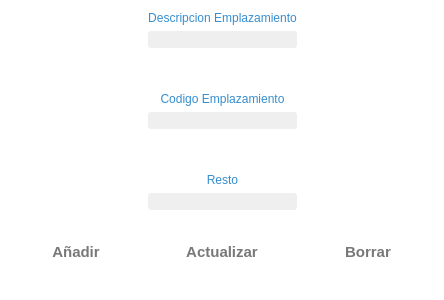
<?xml version="1.0" encoding="UTF-8"?>
<ui version="4.0">
 <class>Emplazamiento</class>
 <widget class="QWidget" name="Emplazamiento">
  <property name="geometry">
   <rect>
    <x>0</x>
    <y>0</y>
    <width>442</width>
    <height>300</height>
   </rect>
  </property>
  <property name="palette">
   <palette>
    <active>
     <colorrole role="Base">
      <brush brushstyle="SolidPattern">
       <color alpha="255">
        <red>46</red>
        <green>47</green>
        <blue>48</blue>
       </color>
      </brush>
     </colorrole>
     <colorrole role="Window">
      <brush brushstyle="SolidPattern">
       <color alpha="255">
        <red>255</red>
        <green>255</green>
        <blue>255</blue>
       </color>
      </brush>
     </colorrole>
    </active>
    <inactive>
     <colorrole role="Base">
      <brush brushstyle="SolidPattern">
       <color alpha="255">
        <red>46</red>
        <green>47</green>
        <blue>48</blue>
       </color>
      </brush>
     </colorrole>
     <colorrole role="Window">
      <brush brushstyle="SolidPattern">
       <color alpha="255">
        <red>255</red>
        <green>255</green>
        <blue>255</blue>
       </color>
      </brush>
     </colorrole>
    </inactive>
    <disabled>
     <colorrole role="Base">
      <brush brushstyle="SolidPattern">
       <color alpha="255">
        <red>255</red>
        <green>255</green>
        <blue>255</blue>
       </color>
      </brush>
     </colorrole>
     <colorrole role="Window">
      <brush brushstyle="SolidPattern">
       <color alpha="255">
        <red>255</red>
        <green>255</green>
        <blue>255</blue>
       </color>
      </brush>
     </colorrole>
    </disabled>
   </palette>
  </property>
  <property name="windowTitle">
   <string>Form</string>
  </property>
  <layout class="QVBoxLayout" name="verticalLayout_5">
   <item>
    <layout class="QHBoxLayout" name="horizontalLayout_2">
     <item>
      <spacer name="horizontalSpacer_2">
       <property name="orientation">
        <enum>Qt::Horizontal</enum>
       </property>
       <property name="sizeHint" stdset="0">
        <size>
         <width>40</width>
         <height>20</height>
        </size>
       </property>
      </spacer>
     </item>
     <item>
      <layout class="QVBoxLayout" name="verticalLayout_4">
       <item>
        <layout class="QVBoxLayout" name="verticalLayout_6">
         <item>
          <widget class="QLabel" name="label_3">
           <property name="styleSheet">
            <string notr="true">font: 10pt &quot;Segoe UI Semilight&quot;;
color: rgb(54, 141, 206);</string>
           </property>
           <property name="text">
            <string>Descripcion Emplazamiento</string>
           </property>
           <property name="alignment">
            <set>Qt::AlignCenter</set>
           </property>
          </widget>
         </item>
         <item>
          <widget class="MyLineEditShine" name="le_emplazamiento">
           <property name="font">
            <font>
             <family>Segoe UI</family>
             <pointsize>10</pointsize>
            </font>
           </property>
           <property name="styleSheet">
            <string notr="true">background-color: #EFEFEF; 
border-radius: 3px;
color:rgb(50, 50, 50);</string>
           </property>
           <property name="alignment">
            <set>Qt::AlignCenter</set>
           </property>
          </widget>
         </item>
        </layout>
       </item>
       <item>
        <spacer name="verticalSpacer_4">
         <property name="orientation">
          <enum>Qt::Vertical</enum>
         </property>
         <property name="sizeHint" stdset="0">
          <size>
           <width>20</width>
           <height>40</height>
          </size>
         </property>
        </spacer>
       </item>
       <item>
        <layout class="QVBoxLayout" name="verticalLayout">
         <item>
          <widget class="QLabel" name="label">
           <property name="styleSheet">
            <string notr="true">font: 10pt &quot;Segoe UI Semilight&quot;;
color: rgb(54, 141, 206);</string>
           </property>
           <property name="text">
            <string>Codigo Emplazamiento</string>
           </property>
           <property name="alignment">
            <set>Qt::AlignCenter</set>
           </property>
          </widget>
         </item>
         <item>
          <widget class="MyLineEditShine" name="le_codigo">
           <property name="font">
            <font>
             <family>Segoe UI</family>
             <pointsize>10</pointsize>
            </font>
           </property>
           <property name="styleSheet">
            <string notr="true">background-color: #EFEFEF; 
border-radius: 3px;
color:rgb(50, 50, 50);</string>
           </property>
           <property name="alignment">
            <set>Qt::AlignCenter</set>
           </property>
          </widget>
         </item>
        </layout>
       </item>
       <item>
        <spacer name="verticalSpacer">
         <property name="orientation">
          <enum>Qt::Vertical</enum>
         </property>
         <property name="sizeHint" stdset="0">
          <size>
           <width>20</width>
           <height>40</height>
          </size>
         </property>
        </spacer>
       </item>
       <item>
        <layout class="QVBoxLayout" name="verticalLayout_2">
         <item>
          <widget class="QLabel" name="label_2">
           <property name="styleSheet">
            <string notr="true">font: 10pt &quot;Segoe UI Semilight&quot;;
color: rgb(54, 141, 206);</string>
           </property>
           <property name="text">
            <string>Resto</string>
           </property>
           <property name="alignment">
            <set>Qt::AlignCenter</set>
           </property>
          </widget>
         </item>
         <item>
          <widget class="MyLineEditShine" name="le_resto">
           <property name="font">
            <font>
             <family>Segoe UI</family>
             <pointsize>10</pointsize>
            </font>
           </property>
           <property name="styleSheet">
            <string notr="true">background-color: #EFEFEF; 
border-radius: 3px;
color:rgb(50, 50, 50);</string>
           </property>
           <property name="alignment">
            <set>Qt::AlignCenter</set>
           </property>
          </widget>
         </item>
        </layout>
       </item>
       <item>
        <layout class="QVBoxLayout" name="verticalLayout_3"/>
       </item>
      </layout>
     </item>
     <item>
      <spacer name="horizontalSpacer">
       <property name="orientation">
        <enum>Qt::Horizontal</enum>
       </property>
       <property name="sizeHint" stdset="0">
        <size>
         <width>40</width>
         <height>20</height>
        </size>
       </property>
      </spacer>
     </item>
    </layout>
   </item>
   <item>
    <spacer name="verticalSpacer_6">
     <property name="orientation">
      <enum>Qt::Vertical</enum>
     </property>
     <property name="sizeHint" stdset="0">
      <size>
       <width>20</width>
       <height>21</height>
      </size>
     </property>
    </spacer>
   </item>
   <item>
    <layout class="QHBoxLayout" name="horizontalLayout">
     <item>
      <widget class="QPushButton" name="pb_agregar">
       <property name="minimumSize">
        <size>
         <width>130</width>
         <height>40</height>
        </size>
       </property>
       <property name="maximumSize">
        <size>
         <width>130</width>
         <height>41</height>
        </size>
       </property>
       <property name="font">
        <font>
         <family>Segoe UI</family>
         <pointsize>11</pointsize>
         <weight>75</weight>
         <bold>true</bold>
        </font>
       </property>
       <property name="styleSheet">
        <string notr="true">border-radius: 10px;
color:rgb(120, 120, 120);</string>
       </property>
       <property name="text">
        <string>Añadir</string>
       </property>
       <property name="icon">
        <iconset resource="assets.qrc">
         <normaloff>:/icons/subir.png</normaloff>:/icons/subir.png</iconset>
       </property>
       <property name="iconSize">
        <size>
         <width>25</width>
         <height>25</height>
        </size>
       </property>
      </widget>
     </item>
     <item>
      <widget class="QPushButton" name="pb_actualizar">
       <property name="minimumSize">
        <size>
         <width>150</width>
         <height>40</height>
        </size>
       </property>
       <property name="maximumSize">
        <size>
         <width>150</width>
         <height>41</height>
        </size>
       </property>
       <property name="font">
        <font>
         <family>Segoe UI</family>
         <pointsize>11</pointsize>
         <weight>75</weight>
         <bold>true</bold>
        </font>
       </property>
       <property name="styleSheet">
        <string notr="true">border-radius: 10px;
color:rgb(120, 120, 120);</string>
       </property>
       <property name="text">
        <string>Actualizar</string>
       </property>
       <property name="icon">
        <iconset resource="assets.qrc">
         <normaloff>:/icons/update.png</normaloff>:/icons/update.png</iconset>
       </property>
       <property name="iconSize">
        <size>
         <width>30</width>
         <height>30</height>
        </size>
       </property>
      </widget>
     </item>
     <item>
      <widget class="QPushButton" name="pb_borrar">
       <property name="minimumSize">
        <size>
         <width>130</width>
         <height>40</height>
        </size>
       </property>
       <property name="maximumSize">
        <size>
         <width>130</width>
         <height>41</height>
        </size>
       </property>
       <property name="font">
        <font>
         <family>Segoe UI</family>
         <pointsize>11</pointsize>
         <weight>75</weight>
         <bold>true</bold>
        </font>
       </property>
       <property name="styleSheet">
        <string notr="true">border-radius: 10px;
color:rgb(120, 120, 120);</string>
       </property>
       <property name="text">
        <string>Borrar</string>
       </property>
       <property name="icon">
        <iconset resource="assets.qrc">
         <normaloff>:/icons/delete_blue.png</normaloff>:/icons/delete_blue.png</iconset>
       </property>
       <property name="iconSize">
        <size>
         <width>25</width>
         <height>25</height>
        </size>
       </property>
      </widget>
     </item>
    </layout>
   </item>
   <item>
    <spacer name="verticalSpacer_5">
     <property name="orientation">
      <enum>Qt::Vertical</enum>
     </property>
     <property name="sizeHint" stdset="0">
      <size>
       <width>20</width>
       <height>21</height>
      </size>
     </property>
    </spacer>
   </item>
  </layout>
 </widget>
 <customwidgets>
  <customwidget>
   <class>MyLineEditShine</class>
   <extends>QLineEdit</extends>
   <header location="global">mylineeditshine.h</header>
  </customwidget>
 </customwidgets>
 <resources>
  <include location="assets.qrc"/>
 </resources>
 <connections/>
</ui>
